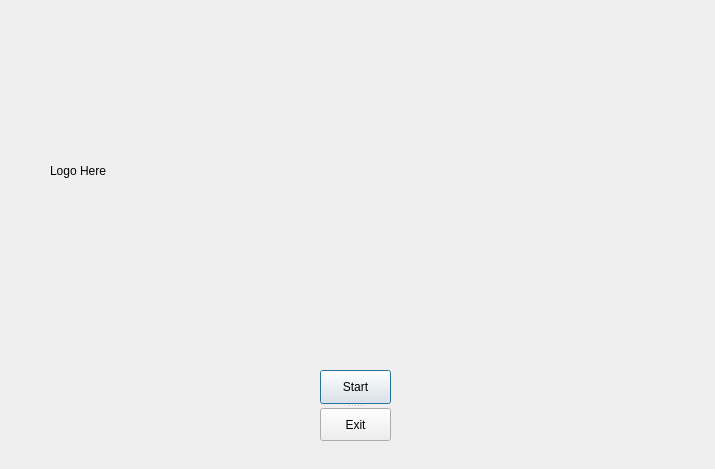
<?xml version="1.0" encoding="UTF-8"?>
<ui version="4.0">
 <class>MainMenu</class>
 <widget class="QDialog" name="MainMenu">
  <property name="geometry">
   <rect>
    <x>0</x>
    <y>0</y>
    <width>715</width>
    <height>469</height>
   </rect>
  </property>
  <property name="windowTitle">
   <string>Dialog</string>
  </property>
  <widget class="QLabel" name="logolabel">
   <property name="geometry">
    <rect>
     <x>50</x>
     <y>10</y>
     <width>701</width>
     <height>321</height>
    </rect>
   </property>
   <property name="text">
    <string>Logo Here</string>
   </property>
  </widget>
  <widget class="QSplitter" name="splitter">
   <property name="geometry">
    <rect>
     <x>320</x>
     <y>370</y>
     <width>71</width>
     <height>71</height>
    </rect>
   </property>
   <property name="orientation">
    <enum>Qt::Vertical</enum>
   </property>
   <widget class="QPushButton" name="startButton">
    <property name="text">
     <string>Start</string>
    </property>
   </widget>
   <widget class="QPushButton" name="exitButton">
    <property name="text">
     <string>Exit</string>
    </property>
   </widget>
  </widget>
 </widget>
 <resources/>
 <connections/>
</ui>
